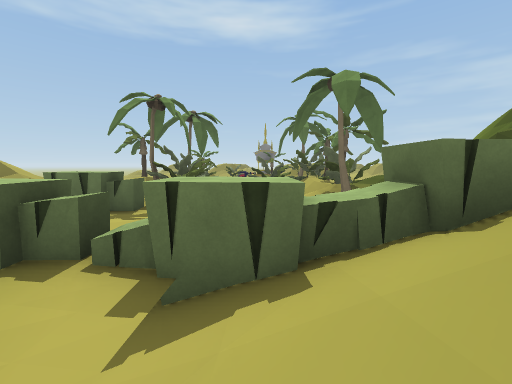
[1] (above)

16 first-person views from a walk through a 3-D level made in the Unity game engine. The camera is 1.2 m above the floor, tilts 6° down and sees 90° across. The floor is counted in squares, 2 m on a side. Each view is taken from the middle of a square. On the plan, view 1 faces up. The plan holds only what a view shows up to about 9 squares ahead; the rest is blank. The place goes on beyond the plan. The player character is not drawn. Some surface patterns are stand-ins.

[2]
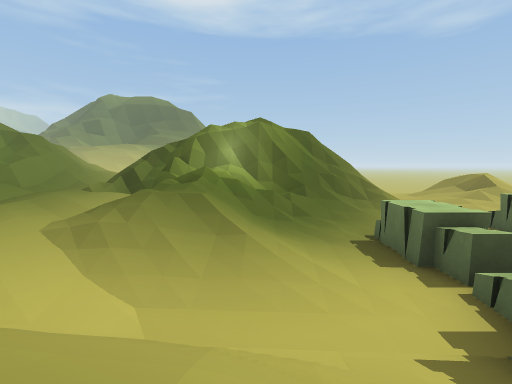

[3]
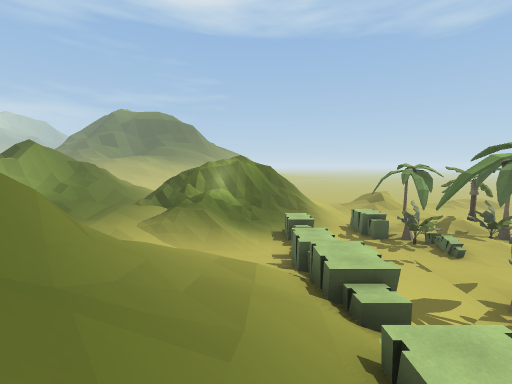

[4]
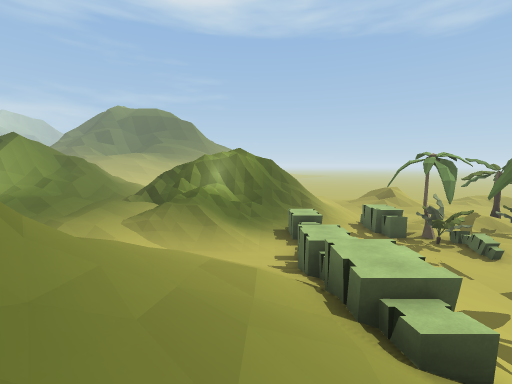

[5]
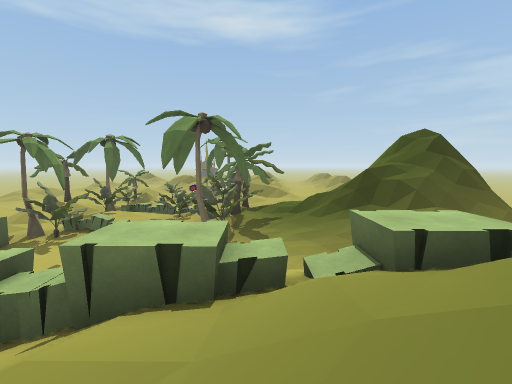

[6]
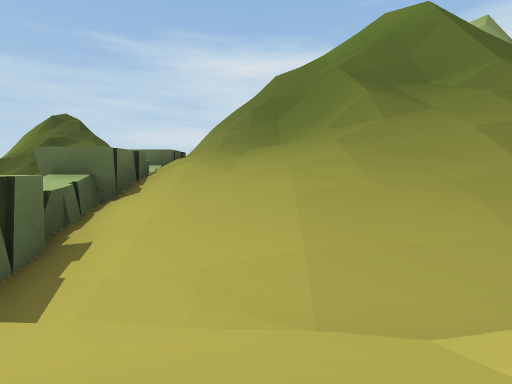

[7]
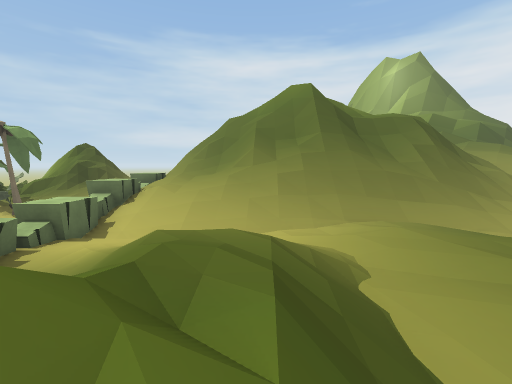

[8]
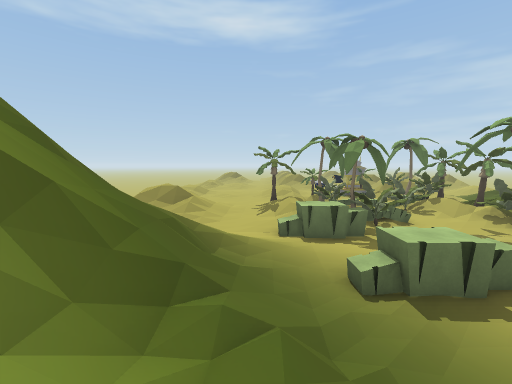

[9]
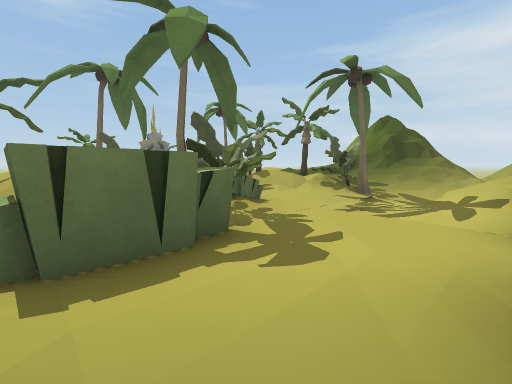

[10]
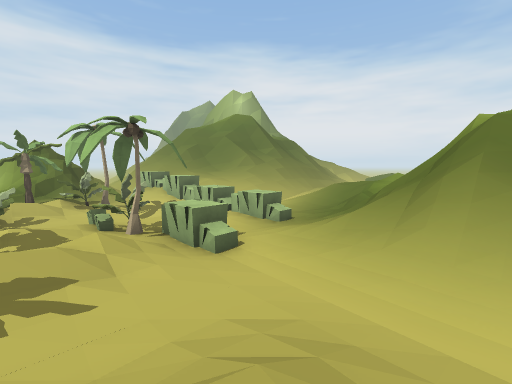

[11]
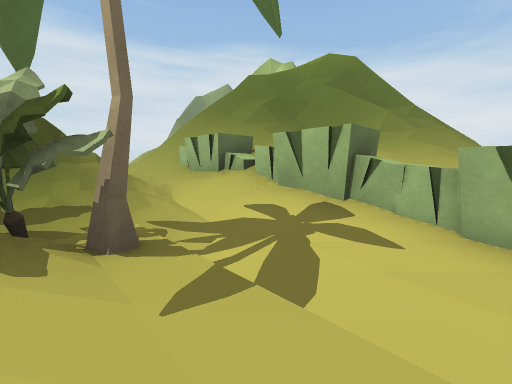

[12]
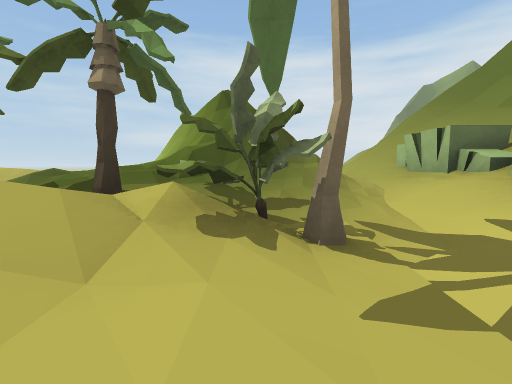

[13]
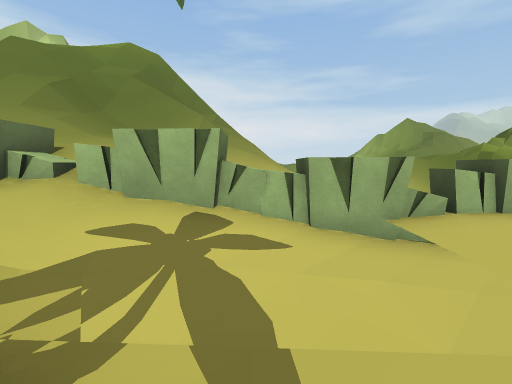

[14]
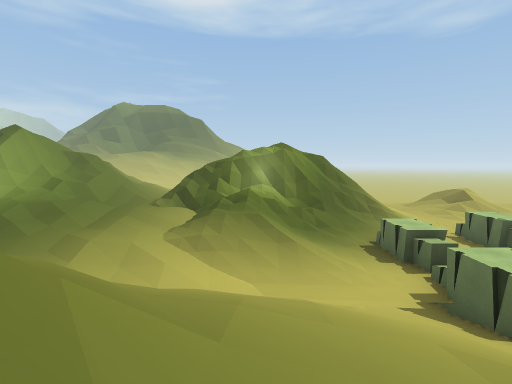

[15]
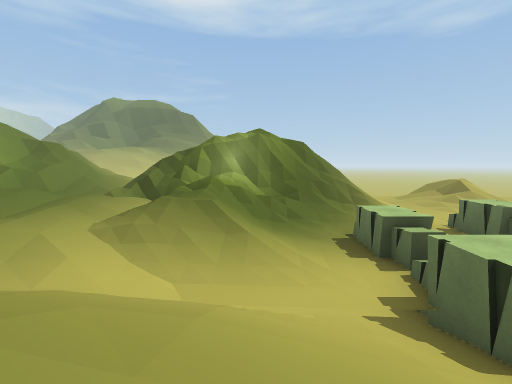

[16]
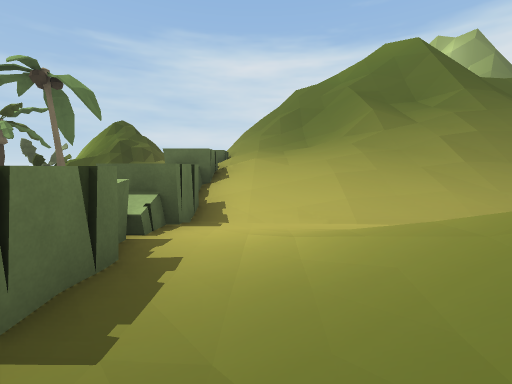

### Floor plan
Key: @ floor where view 1 was taken; # wall or solid block; . main floor; - floor 0.25 m lower than the main floor; : floor 0.5 m higher than the main floor; _ floor 0.75 m lower than the main floor; + floor 1 m higher than the main floor; * floor 1.25 m higher than the main floor; % floor 1.75 m higher than the main floor; & floor 2 m higher than the main floor; $ floor 3 m higher than the main floor; / step, stairs or slope; = window, fence, low wall or low ledge; v drop or lower ground; T tree; O other object.
Columns run from 8 left of view 1 to 8 right of it. Each row starts with its distance up from view 1.
  8 //..//O:OO+:**###
  7 //.=//.:-/T:=#===
  6 ..--..TO-.OO/===#
  5 ..--OOO-/=T///===
  4 ////..--_-//.///
  3 ///:.O.OO/O/OO///
  2 ===/.OOOOOOO///=/
  1 =#=/...-///////=
  0  #==///-@//////=
 -1  =&////-////=#=/
 -2 #=//%//.//==v==/
 -3 #/=:+/::////##/
 -4 ///*+++:///###
 -5  /***+/:////=
 -6 ***//+/://///
 -7 ///%// .////
 -8 $//&/   //==
 -9 //&/     //=
-10           //

Positions as (right, up) in squares from view 1, and headings:
1: (0, 0), facing up
2: (1, 0), facing left
3: (6, 1), facing left
4: (5, 1), facing left
5: (3, 0), facing up
6: (-2, 0), facing right
7: (-6, -2), facing right
8: (-5, -1), facing up
9: (-4, 3), facing up-right
10: (-8, 8), facing down-right
11: (0, 6), facing down-right
12: (0, 6), facing right
13: (1, 6), facing down
14: (3, -1), facing left
15: (2, 0), facing left
16: (-4, 1), facing right
